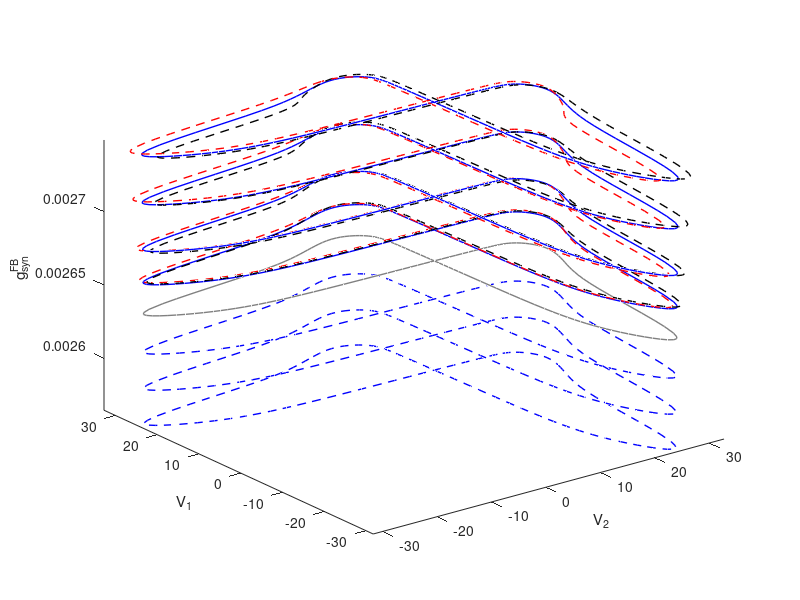

Source code (MATLAB):
% To plot Fig. 5(b): from precomputed data ir_pitchfork_left.mat
% For ir_pitchfork_left.mat, f array contains Floquet multipliers (row 42 to 48) and the time discretization,
% so one can tell the stability of the limit cycle based on f.
% And x Array contains the phase variables (row 1 to 1128) and parameters (row 1129).
% To make the figure clearly show the bifurcation, select only a few cases around the bifurcation point.

load ir_pitchfork_left.mat

x11=zeros(161,28);
x21=zeros(161,28);
x12=zeros(161,213);
x22=zeros(161,213);
z1=x1(1129,:);
z2=x2(1129,:);
for i = 1:28
    for j = 1:161
        x11(j,i)=x1(7*j-6,i);
        x21(j,i)=x1(7*j-5,i);
    end
end
for i = 1:213
    for j = 1:161
        x12(j,i)=x2(7*j-6,i);
        x22(j,i)=x2(7*j-5,i);
    end
end

figure(1)
%plot stable and symmetric limit cycles
plot3(x22(:,18),x12(:,18),ones(161,1)*z2(18),'b-','LineWidth',1)
hold on
plot3(x22(:,20),x12(:,20),ones(161,1)*z2(20),'b-','LineWidth',1)
plot3(x22(:,22),x12(:,22),ones(161,1)*z2(22),'b-','LineWidth',1)
plot3(x22(:,24),x12(:,24),ones(161,1)*z2(24),'b-','LineWidth',1)
%plot pairs of unstable and asymmetric limit cycles coexisting with the stable limit cycles
plot3(x22(:,46),x12(:,46),ones(161,1)*z2(46),'k--','LineWidth',1)
plot3(x12(:,46),x22(:,46),ones(161,1)*z2(46),'r--','LineWidth',1)
plot3(x22(:,63),x12(:,63),ones(161,1)*z2(63),'k--','LineWidth',1)
plot3(x12(:,63),x22(:,63),ones(161,1)*z2(63),'r--','LineWidth',1)
plot3(x22(:,83),x12(:,83),ones(161,1)*z2(83),'k--','LineWidth',1)
plot3(x12(:,83),x22(:,83),ones(161,1)*z2(83),'r--','LineWidth',1)
plot3(x22(:,101),x12(:,101),ones(161,1)*z2(101),'k--','LineWidth',1)
plot3(x12(:,101),x22(:,101),ones(161,1)*z2(101),'r--','LineWidth',1)
%plot the limit cycle on the bifurcation
plot3(x21(:,15),x11(:,15),ones(161,1)*z1(15),'color',[0.5 0.5 0.5],'LineWidth',1)
%plot the unstable and symmetric limit cycles
plot3(x21(:,16),x11(:,16),ones(161,1)*z1(16),'b--','LineWidth',1)
plot3(x21(:,17),x11(:,17),ones(161,1)*z1(17),'b--','LineWidth',1)
plot3(x21(:,18),x11(:,18),ones(161,1)*z1(18),'b--','LineWidth',1)
hold off
axis([-inf inf -inf inf -inf inf])

xlabel('V_2');
ylabel('V_1');
zlabel('g_{syn}^{FB}');